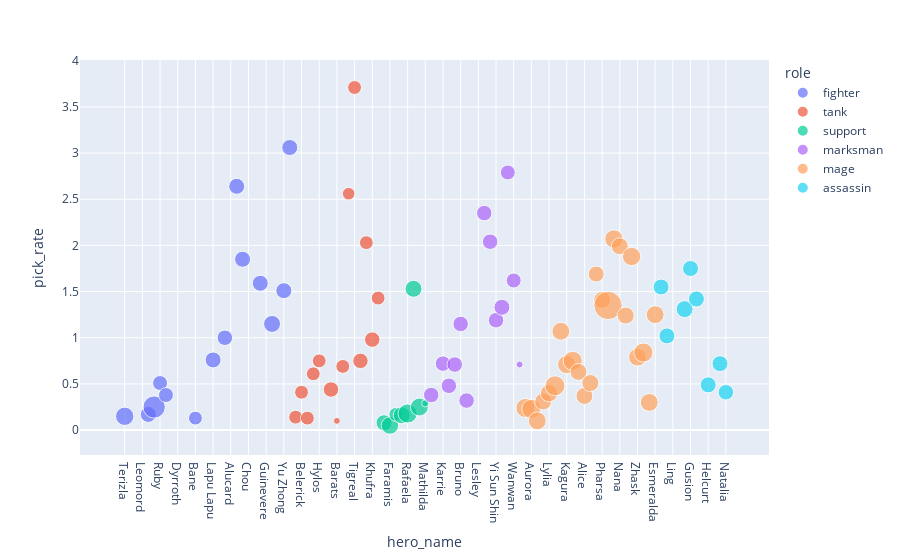

Notebook source saved alongside this figure:
### Code cell
fig = px.scatter(td_MLBB, x="hero_name", y="pick_rate",
                size="mana_regen", color="role")

# showing the plot
fig.show()

### Figure 1 — Plotly figure (JSON) as saved in the notebook; plotly's stock layout.template omitted (floating-point values rounded to 4 significant figures)
{"data": [{"hovertemplate": "role=fighter<br>hero_name=%{x}<br>pick_rate=%{y}<br>mana_regen=%{marker.size}<extra></extra>", "legendgroup": "fighter", "marker": {"color": "#636efa", "size": [21, 0, 0, 0, 16, 31, 14, 14, 0, 0, 0, 0, 12, 0, 0, 16, 0, 15, 0, 16, 16, 0, 0, 16, 0, 18, 0, 16, 16], "sizemode": "area", "sizeref": 0.125, "symbol": "circle"}, "mode": "markers", "name": "fighter", "orientation": "v", "showlegend": true, "type": "scatter", "x": ["Terizla", "Martis", "Thamuz", "Leomord", "Minsitthar", "Alpha", "Ruby", "Freya", "X.Borg", "Dyrroth", "Masha", "Khaleed", "Bane", "Argus", "Badang", "Lapu Lapu", "Hilda", "Roger", "Alucard", "Zilong", "Sun", "Chou", "Balmond", "Jawhead", "Guinevere", "Aldous", "Paquito", "Yu Zhong", "Silvanna"], "xaxis": "x", "y": [0.15, 0.15, 0.33, 0.31, 0.17, 0.25, 0.51, 0.38, 0.99, 0.87, 0.3, 0.39, 0.13, 0.41, 1.06, 0.76, 0.49, 1, 1.52, 2.64, 1.85, 3.17, 1.96, 1.59, 2.58, 1.15, 0.76, 1.51, 3.06], "yaxis": "y"}, {"hovertemplate": "role=tank<br>hero_name=%{x}<br>pick_rate=%{y}<br>mana_regen=%{marker.size}<extra></extra>", "legendgroup": "tank", "marker": {"color": "#EF553B", "size": [12, 12, 12, 12, 12, 0, 15, 3, 12, 10, 12, 15, 12, 15, 12], "sizemode": "area", "sizeref": 0.125, "symbol": "circle"}, "mode": "markers", "name": "tank", "orientation": "v", "showlegend": true, "type": "scatter", "x": ["Grock", "Belerick", "Lolita", "Akai", "Hylos", "Minotaur", "Baxia", "Barats", "Uranus", "Franco", "Tigreal", "Atlas", "Gatot Kaca", "Khufra", "Johnson"], "xaxis": "x", "y": [0.14, 0.41, 0.13, 0.61, 0.75, 0.21, 0.44, 0.1, 0.69, 2.56, 3.71, 0.75, 2.03, 0.98, 1.43], "yaxis": "y"}, {"hovertemplate": "role=support<br>hero_name=%{x}<br>pick_rate=%{y}<br>mana_regen=%{marker.size}<extra></extra>", "legendgroup": "support", "marker": {"color": "#00cc96", "size": [16, 19, 12, 18, 23, 18, 20, 3.2], "sizemode": "area", "sizeref": 0.125, "symbol": "circle"}, "mode": "markers", "name": "support", "orientation": "v", "showlegend": true, "type": "scatter", "x": ["Carmilla", "Faramis", "Kaja", "Estes", "Rafaela", "Angela", "Diggie", "Mathilda"], "xaxis": "x", "y": [0.08, 0.05, 0.17, 0.16, 0.18, 1.53, 0.25, 0.29], "yaxis": "y"}, {"hovertemplate": "role=marksman<br>hero_name=%{x}<br>pick_rate=%{y}<br>mana_regen=%{marker.size}<extra></extra>", "legendgroup": "marksman", "marker": {"color": "#ab63fa", "size": [15, 0, 15, 15, 15, 15, 15, 0, 0, 15, 15, 15, 16, 14, 14, 3], "sizemode": "area", "sizeref": 0.125, "symbol": "circle"}, "mode": "markers", "name": "marksman", "orientation": "v", "showlegend": true, "type": "scatter", "x": ["Irithel", "Kimmy", "Karrie", "Moskov", "Clint", "Bruno", "Popol and Kupa", "Granger", "Lesley", "Miya", "Hanabi", "Yi Sun Shin", "Claude", "Layla", "Wanwan", "Brody"], "xaxis": "x", "y": [0.38, 0.16, 0.72, 0.48, 0.71, 1.15, 0.32, 1.43, 1.94, 2.35, 2.04, 1.19, 1.33, 2.79, 1.62, 0.71], "yaxis": "y"}, {"hovertemplate": "role=mage<br>hero_name=%{x}<br>pick_rate=%{y}<br>mana_regen=%{marker.size}<extra></extra>", "legendgroup": "mage", "marker": {"color": "#FFA15A", "size": [23, 23, 20, 18, 19, 25, 20, 21, 23, 18, 18, 18, 16, 18, 50, 21, 18, 18, 21, 20, 23, 20, 20], "sizemode": "area", "sizeref": 0.125, "symbol": "circle"}, "mode": "markers", "name": "mage", "orientation": "v", "showlegend": true, "type": "scatter", "x": ["Lunox", "Aurora", "Vexana", "Harith", "Lylia", "Gord", "Cyclops", "Kagura", "Odette", "Valir", "Alice", "Kadita", "Eudora", "Pharsa", "Cecilion", "Chang'e", "Nana", "Harley", "Vale", "Zhask", "Luo Yi", "Yve", "Esmeralda"], "xaxis": "x", "y": [0.24, 0.23, 0.1, 0.31, 0.4, 0.48, 1.07, 0.71, 0.75, 0.63, 0.37, 0.51, 1.69, 1.41, 1.35, 2.07, 1.99, 1.24, 1.88, 0.79, 0.84, 0.3, 1.25], "yaxis": "y"}, {"hovertemplate": "role=assassin<br>hero_name=%{x}<br>pick_rate=%{y}<br>mana_regen=%{marker.size}<extra></extra>", "legendgroup": "assassin", "marker": {"color": "#19d3f3", "size": [16, 16, 0, 0, 18, 16, 16, 0, 16, 0, 16, 15], "sizemode": "area", "sizeref": 0.125, "symbol": "circle"}, "mode": "markers", "name": "assassin", "orientation": "v", "showlegend": true, "type": "scatter", "x": ["Saber", "Karina", "Ling", "Hanzo", "Selena", "Gusion", "Lancelot", "Hayabusa", "Helcurt", "Fanny", "Benedetta", "Natalia"], "xaxis": "x", "y": [1.55, 1.02, 0.46, 0.39, 1.31, 1.75, 1.42, 1.56, 0.49, 0.92, 0.72, 0.41], "yaxis": "y"}], "layout": {"autosize": true, "legend": {"itemsizing": "constant", "title": {"text": "role"}, "tracegroupgap": 0}, "margin": {"t": 60}, "xaxis": {"anchor": "y", "autorange": true, "domain": [0, 1], "range": [-7.046, 108.9], "title": {"text": "hero_name"}, "type": "category"}, "yaxis": {"anchor": "x", "autorange": true, "domain": [0, 1], "range": [-0.457, 4.16], "title": {"text": "pick_rate"}, "type": "linear"}}}
